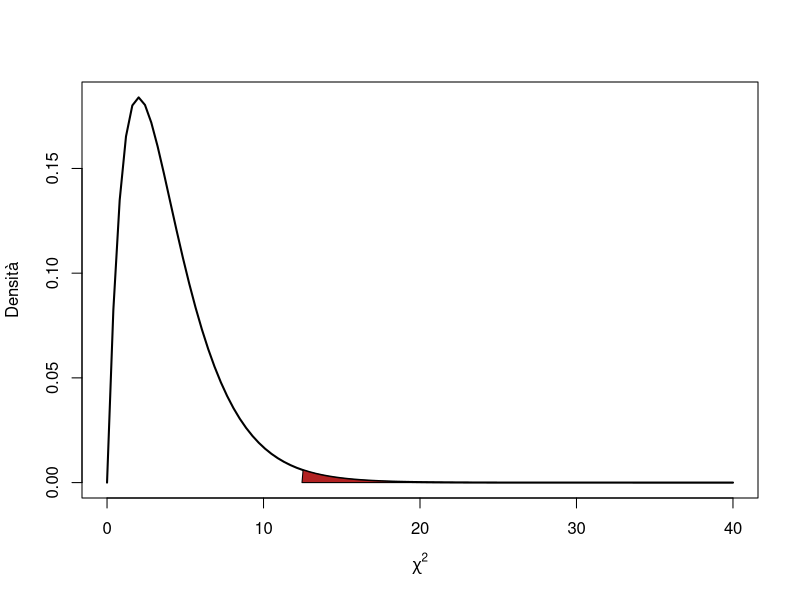

R code for this plot:
## ---- chunk 1
#| include: false
# stampa l'output del test con i segnaposto tikzmark per le annotazioni
annota_test = function(chiamata) {
  out = capture.output(eval(parse(text = chiamata)))
  out = trimws(gsub("\t", "", out), "right")
  while (!nzchar(out[1])) out = out[-1]
  while (!nzchar(out[length(out)])) out = out[-length(out)]
  mark = function(x, pattern, name)
    sub(pattern, sprintf("\\\\tikzmarknode{%s}{\\1}", name), x)
  out[1] = sprintf("\\tikzmarknode{test}{%s}", trimws(out[1]))
  out = mark(out, "(X-squared = [0-9.]+)", "stat")
  out = mark(out, "(df = [0-9.]+)", "df")
  out = mark(out, "(p-value [=<] [0-9.e-]+)", "pval")
  out = mark(out, "(alternative hypothesis: .*)$", "h1")
  i = grep("confidence interval", out) + 1
  out[i] = sprintf(" \\tikzmarknode{ic}{%s}", trimws(out[i]))
  j = grep("sample estimates", out) + 2
  out[j] = sprintf(" \\tikzmarknode{stime}{%s}", trimws(out[j]))
  cat("```{=latex}\n",
      "\\begin{Verbatim}[commandchars=\\\\\\{\\}, fontsize=\\scriptsize, frame=single, framesep=2mm]\n",
      "> ", chiamata, "\n",
      paste(out, collapse = "\n"),
      "\n\\end{Verbatim}\n```\n", sep = "")
}
## ---- chunk 2
#| results: hide
#| warning: false
mytable <- matrix(c(21,9,9,33,10,28,7,12,10),3,3)
rownames(mytable) <- c("a1","a2","a3")
colnames(mytable) <- c("b1","b2","b3")
chisq.test(mytable)
## ---- chunk 3
#| warning: true
chisq.test(mytable)
## ---- chunk 4
#| echo: false
#| results: asis
#| warning: false
annota_test('chisq.test(mytable)')
## ---- chunk 5
#| echo: false
#| out-width: 60%
#| fig-align: center
x = seq(0, 40, length.out = 100)

plot(x, dchisq(x, df = 4), type = "l", lwd = 2, 
     xlab = expression(chi^2), ylab = "Densità")
polygon(c(12.458, x[x>=12.458]), 
        c(0,dchisq(x, df = 4)[x>=12.458]), 
        col ="firebrick")
## ---- chunk 6
1-pchisq(12.458, 4)
## ---- chunk 7
#| warning: false
mytable <- matrix(c(22,45,18),1,3)
colnames(mytable) <- c("a1","a2","a3")
chisq.test(mytable)
## ---- chunk 8
#| warning: true
chisq.test(mytable)
## ---- chunk 9
#| echo: false
#| results: asis
#| warning: false
annota_test('chisq.test(mytable)')
## ---- chunk 10
#| eval: true
#| results: hide
# Test delle proporzioni
pass_scores = c(1,0,0,1,1,0,0,0,0,1,0,1,0,1,0,0) # 
table(pass_scores) # Frequenze insuccessi/successi
x = sum(pass_scores) # x, numero dei successi
n = length(pass_scores) # n, numero totale di prove indipendenti
prop.test(x, n = n, p = .50, alternative = "greater") # Test
## ---- chunk 11
#| echo: false
#| results: asis
#| warning: false
annota_test('prop.test(x, n = n, p = .50, alternative = "greater")')
## ---- chunk 12
#| results: hide
x_2 = 21
n_2 = 30
prop.test(c(x,x_2), c(n, n_2), alternative = "two.sided")
## ---- chunk 13
#| echo: false
#| results: asis
#| warning: false
annota_test('prop.test(c(x, x_2), c(n, n_2), alternative = "two.sided")')
